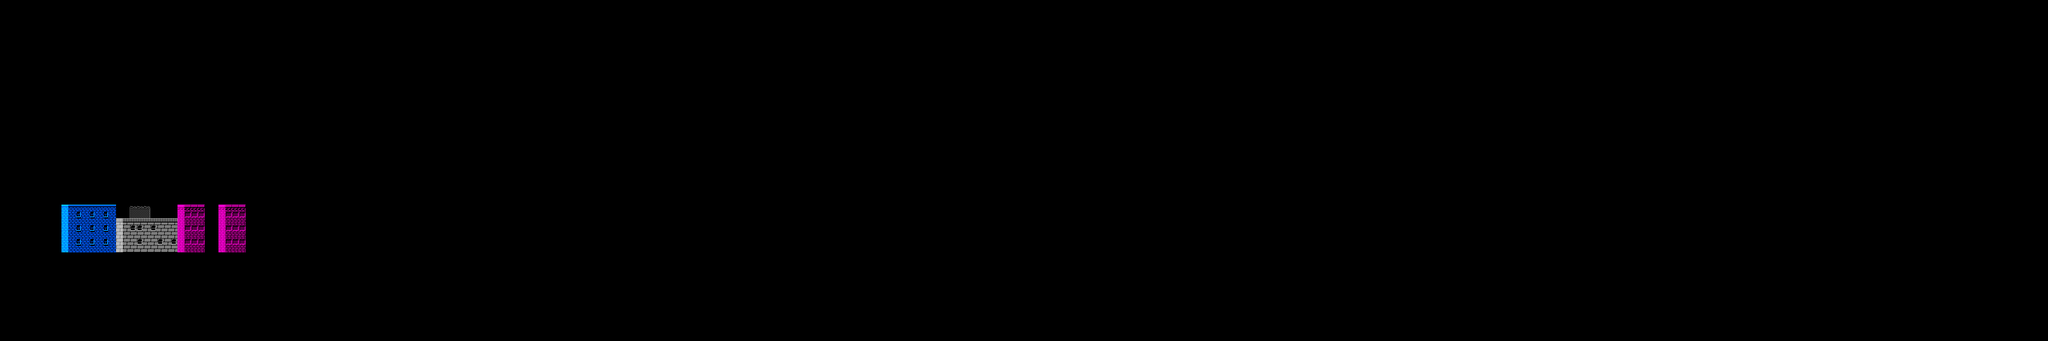

This game map was drawn from its Tiled (.tmx) file and the tilesets committed beside it. A one-line description and the trimmed map source follow:
An orthogonal 300x50 tile map with 16x16 px tiles, 1 tile layer (ground), 2 tilesets and 1 object.

<map version="1.10" tiledversion="1.10.1" orientation="orthogonal" renderorder="right-down" width="300" height="50" tilewidth="16" tileheight="16" infinite="0" nextlayerid="3" nextobjectid="5">
 <tileset firstgid="1" source="city.tsx" />
 <tileset firstgid="33" source="objects.tsx" />
 <layer id="1" name="ground" width="300" height="50">
  <data>[15000 cells, 163 non-empty, 21 distinct tile ids]</data>
 </layer>
 <objectgroup id="2" name="objects">
  <object id="3" gid="34" x="368" y="512" width="16" height="16" />
 </objectgroup>
</map>
